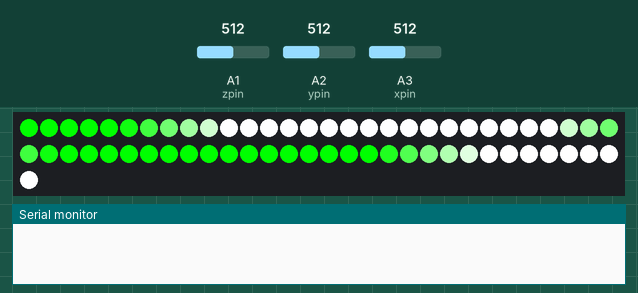
This sketch was run on a simulated Arduino Uno, built with avr-gcc and run on an emulated ATmega328P. Parts: 61 RGB LEDs in strip order, left to right, continuing on the next row, the last lines printed to the serial monitor. Inputs (shaded band) come from the test bench; at power-on: A1 (zpin) = 512, A2 (ypin) = 512, A3 (xpin) = 512.

Above: at 3.31 s.
At 4.83 s:
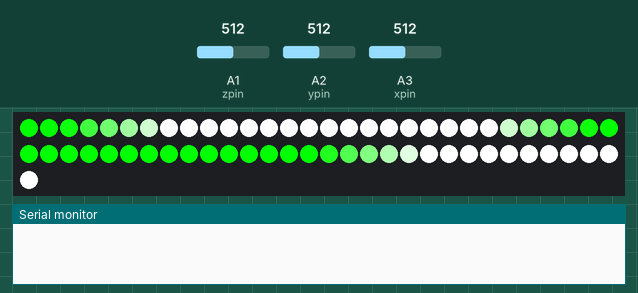
At 6.34 s:
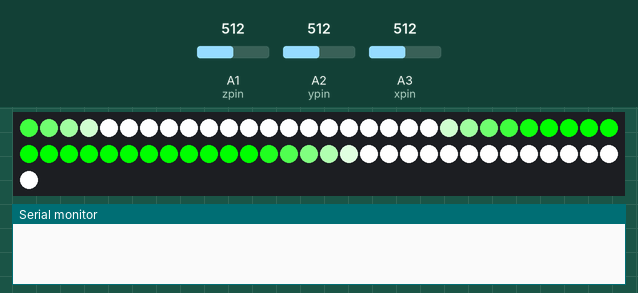
At 9.26 s:
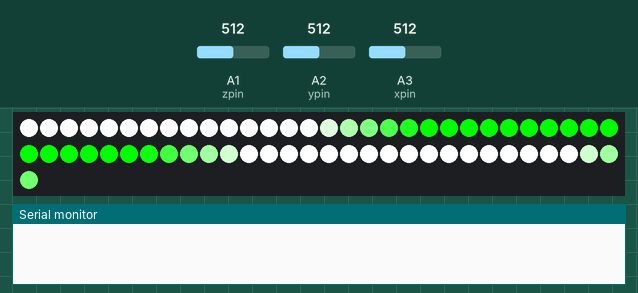
At 15.1 s:
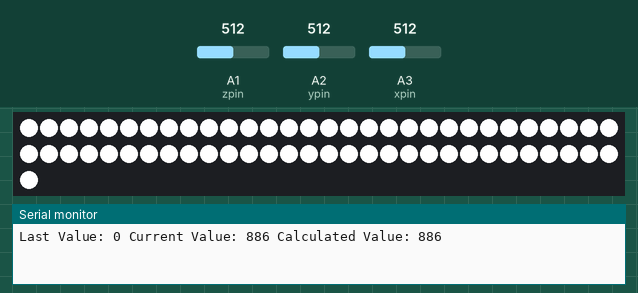
At 18.1 s:
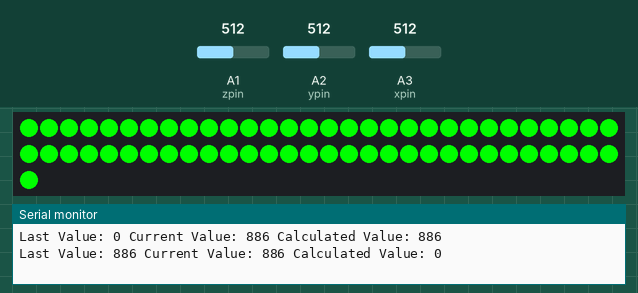

Measured:
- what the display in image 4 shows lasts 3.0 s, from 15.0 s to 18.0 s

The sketch:

Light_Bike.ino
```cpp
#include <FastLED.h>

#define LED_PIN     10
#define NUM_LEDS    61
#define BRIGHTNESS  255
#define LED_TYPE    WS2811
#define COLOR_ORDER GRB
CRGB leds[NUM_LEDS];

#define UPDATES_PER_SECOND 100


const int groundpin = 18;             // analog input pin 4 -- ground
const int powerpin = 19;              // analog input pin 5 -- voltage
const int xpin = A3;                  // x-axis of the accelerometer
const int ypin = A2;                  // y-axis of the accelerometer
const int zpin = A1;                  // z-axis of the accelerometer

CRGBPalette16 currentPalette;
TBlendType    currentBlending;
static bool starting = true;
unsigned long now = millis();
static uint8_t startIndex = 0;
static int last_value = 0;
static int threshold = 40; // Determine motion senstivity

void setup() {
  Serial.begin(9600);

    delay( 3000 ); // power-up safety delay
    FastLED.addLeds<LED_TYPE, LED_PIN, COLOR_ORDER>(leds, NUM_LEDS);
    FastLED.setBrightness(  BRIGHTNESS );

    SetupGreenAndWhitePalette();
}


void loop(){

  // Show startup sequence for 15 seconds
  while(millis() < now + 15000){
        startup();
  }

  if (moving()){
    allwhite();
    delay(3000); // Delay the next acceleration reading
  }
  else {
    allgreen();
  }


}

bool moving(){
  int x = analogRead(xpin);
  int y = analogRead(ypin);
  int z = analogRead(zpin);
  int current_value = sqrt(pow(x, 2) + pow(y, 2) + pow(z, 2)); // Current Acceleration

  Serial.print("Last Value: ");
  Serial.print(last_value);
  Serial.print(" Current Value: ");
  Serial.print(current_value);
  Serial.print(" Calculated Value: ");
  Serial.print(abs(current_value - last_value));
  Serial.println();

  if (abs(current_value - last_value) > threshold ){
    last_value = current_value;
    return true;
  }

  last_value = current_value;
  return false;

}

void startup(){

    startIndex = startIndex + 1;
    FillLEDsFromPaletteColors(startIndex);
    FastLED.show();
    FastLED.delay(1000 / UPDATES_PER_SECOND);
}

void FillLEDsFromPaletteColors( uint8_t colorIndex){
    uint8_t brightness = 255;

    for( int i = 0; i < NUM_LEDS; i++) {
        leds[i] = ColorFromPalette( currentPalette, colorIndex, brightness, currentBlending);
        colorIndex += 3;
        FastLED.show();
    }
}

void SetupGreenAndWhitePalette(){
  CRGB green = CHSV(HUE_GREEN, 255, 255);
  CRGB white = CRGB::White;
  CRGB black = CRGB::Black;

  currentPalette = CRGBPalette16(
                                 green, green, white, white,
                                 white, white, green, green,
                                 green, green, white, white,
                                 white, white, green, green
    );
    currentBlending = LINEARBLEND;
}

void allwhite(){
  for(int i = 0; i< NUM_LEDS; i++){
    leds[i] = CRGB::White;
  }
  FastLED.show();
}

void allgreen(){
  for(int i = 0; i< NUM_LEDS; i++){
    leds[i] = CHSV(HUE_GREEN, 255, 255);
  }
  FastLED.show();
}
```
